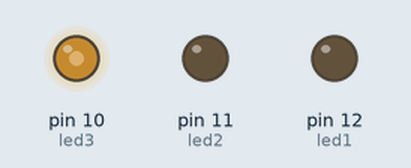
Recording of a sketch running on a simulated Arduino Mega 2560, built with avr-gcc and run on an emulated ATmega2560. On the bench: output pins drawn as LEDs (lit = HIGH).

Above: at 0.4 s.
At 9.68 s:
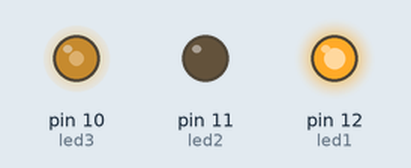
At 20.72 s:
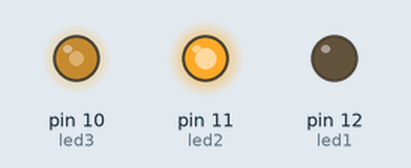
At 39.92 s:
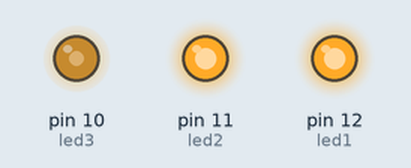
Timing chart, 0 to 40.0 s (numbered marks = the images above):
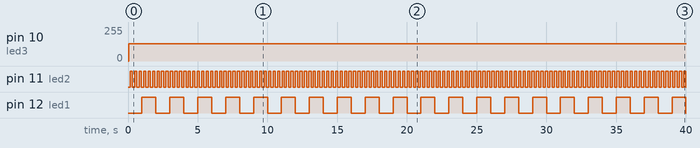

Measured:
- by itself, pin 10 (led3): 0/255 → 128/255 at 0.05 s
- by itself, pin 11 (led2): alternates HIGH for 0.16 s and LOW for 0.16 s
- by itself, pin 12 (led1): alternates HIGH for 1.0 s and LOW for 1.0 s

The sketch:

Time_interrupt.ino
```cpp
// EECEE 5250 Lab 1
// Winflash Hwang
// 10/08/2024

#include <avr/io.h>
#include <avr/interrupt.h>

// LED pins
const int led1 = 12; // Blink every 1 second
const int led2 = 11; // Blink every 0.2 seconds
const int led3 = 10; // Blink every 5 milliseconds

volatile int flag1 = 0; // Use int for flag
volatile int flag2 = 0; // Use int for flag
volatile int flag3 = 0; // Use int for flag
volatile int toggle1 = 0; // Use int for toggle
volatile int toggle2 = 0; // Use int for toggle
volatile int toggle3 = 0; // Use int for toggle

void setup() {
  // Set pins as outputs
  pinMode(led1, OUTPUT);
  pinMode(led2, OUTPUT);
  pinMode(led3, OUTPUT);

  cli(); // Stop interrupts

  // Set Timer1 interrupt at 1Hz (every 1 second)
  TCCR1A = 0; // Set entire TCCR1A register to 0
  TCCR1B = 0; // Same for TCCR1B
  TCNT1 = 0; // Initialize counter value to 0
  OCR1A = 15624; // = (16*10^6) / (1*1024) - 1
  TCCR1B |= (1 << WGM12); // Turn on CTC mode
  TCCR1B |= (1 << CS12) | (1 << CS10); // Set CS12 and CS10 bits for 1024 prescaler
  TIMSK1 |= (1 << OCIE1A); // Enable timer compare interrupt

  // Set Timer3 interrupt at 5Hz (every 0.2 seconds)
  TCCR3A = 0; // Set entire TCCR3A register to 0
  TCCR3B = 0; // Same for TCCR3B
  TCNT3 = 0; // Initialize counter value to 0
  OCR3A = 2499; // = (16*10^6) / (128*5) - 1
  TCCR3B |= (1 << WGM32); // Turn on CTC mode
  TCCR3B |= (1 << CS32) | (1 << CS30); // Set CS32 and CS30 bits for 128 prescaler
  TIMSK3 |= (1 << OCIE3A); // Enable timer compare interrupt

  // Set Timer2 interrupt at 200Hz (every 5 milliseconds)
  TCCR2A = 0; // Set entire TCCR2A register to 0
  TCCR2B = 0; // Same for TCCR2B
  TCNT2 = 0; // Initialize counter value to 0
  OCR2A = 124; // = (16*10^6) / (64 * 200) - 1
  TCCR2A |= (1 << WGM21); // Turn on CTC mode
  TCCR2B |= (1 << CS22) | (1 << CS20); // Set CS22 and CS20 bits for 128 prescaler
  TIMSK2 |= (1 << OCIE2A); // Enable timer compare interrupt

  sei(); // Allow interrupts
}

ISR(TIMER1_COMPA_vect) {
  flag1 = 1; // Set the flag for the interval
}

ISR(TIMER3_COMPA_vect) {
  flag2 = 1; // Set the flag for the interval
}

ISR(TIMER2_COMPA_vect) {
  flag3 = 1; // Set the flag for the interval
}

void handleLED3() {
  if (flag3 == 1) { // Check if the flag is set
    flag3 = 0; // Clear the flag
    if (toggle3 == 1) {
      digitalWrite(led3, HIGH);

      toggle3 = 0;
    } else {
      digitalWrite(led3, LOW);
      toggle3 = 1;
    }
  }
}

void loop() {
  if (flag1 == 1) { // Check if the flag is set
    flag1 = 0; // Clear the flag
    if (toggle1 == 1) {
      digitalWrite(led1, HIGH);
      toggle1 = 0;
    } else {
      digitalWrite(led1, LOW);
      toggle1 = 1;
    }
  }

  if (flag2 == 1) { // Check if the flag is set
    flag2 = 0; // Clear the flag
    if (toggle2 == 1) {
      digitalWrite(led2, HIGH);
      toggle2 = 0;
    } else {
      digitalWrite(led2, LOW);
      toggle2 = 1;
    }
  }

  handleLED3(); // Call the function to handle LED3
}
```
